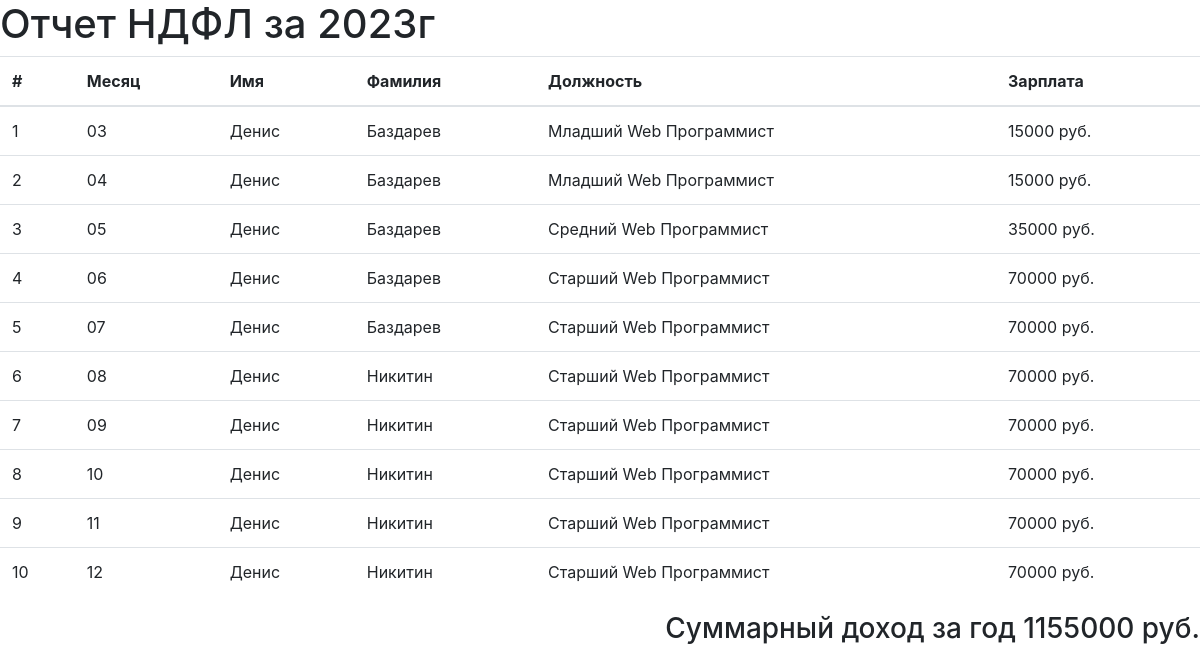
The app's page /NDFL_report.php?Id=9 with its own data.
### tables this page shows
CREATE TABLE `log` (
  `id` int UNSIGNED NOT NULL,
  `msg` varchar(255) NOT NULL,
  `time` timestamp NOT NULL DEFAULT CURRENT_TIMESTAMP,
  `row_id` int NOT NULL,
  `FirstName` varchar(255) NOT NULL,
  `LastName` varchar(255) NOT NULL,
  `Job` varchar(50) NOT NULL,
  `Salary` int NOT NULL
);

### NDFL_report.php (the view, shortened to what this page needs)
<!doctype html>
<html lang="ru">
<head>
</head>
<body>
<!doctype html>
<html lang="ru">
<head>
    <link rel="stylesheet" href="https://cdn.jsdelivr.net/npm/bootstrap@4.3.1/dist/css/bootstrap.min.css">
</head>
<body>
<?php
$pdo = DataBase::DB();
$stmt = $pdo->prepare('SELECT * FROM log WHERE (time BETWEEN "2023-01-01 00:00:00" AND "2023-12-31 11:59:59") AND row_id = :Id ORDER BY time');
$stmt->execute(array('Id' => $_GET['Id']));
$sum = $pdo->prepare('SELECT row_id, SUM(Salary)  AS person_sum FROM `log` WHERE row_id = :Id GROUP BY row_id');
$sum->execute(array('Id' => $_GET['Id']));
$count = 0;
$arrayPrepare = $stmt->fetchAll(PDO::FETCH_UNIQUE);
$SalaryAll = $sum->fetchAll(PDO::FETCH_UNIQUE);
?>
<table class="table">
    <thead>
    <tr>
        <th scope="col">#</th>
        <th scope="col">Месяц</th>
        <th scope="col">Имя</th>
        <th scope="col">Фамилия</th>
        <th scope="col">Должность</th>
        <th scope="col">Зарплата</th>
    </tr>
    </thead>
    <tr class="container col-md">
        <h1>Отчет НДФЛ за 2023г</h1>
    </tr>
    <?php foreach($arrayPrepare as $obj)
    {
        $month = date('m', strtotime($obj['time']));
        ?>
        <tr>
            <td><?php echo ++$count?></td>
            <td><?php echo $month?></td>
            <td><?php echo $obj['FirstName']?></td>
            <td><?php echo $obj['LastName']?></td>
            <td><?php echo $obj['Job']?></td>
            <td><?php echo $obj['Salary']?> руб. </td>
        </tr>
        <?php
    }
    ?>
</table>
<h3 style="text-align: right">Суммарный доход за год
    <?php foreach($SalaryAll as $obj)
    {
        echo $obj['person_sum'] . ' руб.';
    }
    ?>
</h3>
</body>
</html>
</body>
</html>

### records on screen
log: time "03", FirstName "Денис", LastName "Баздарев", Job "Младший Web Программист", Salary "15000"
log: time "04", FirstName "Денис", LastName "Баздарев", Job "Младший Web Программист", Salary "15000"
log: time "05", FirstName "Денис", LastName "Баздарев", Job "Средний Web Программист", Salary "35000"
log: time "06", FirstName "Денис", LastName "Баздарев", Job "Старший Web Программист", Salary "70000"
log: time "07", FirstName "Денис", LastName "Баздарев", Job "Старший Web Программист", Salary "70000"
log: time "08", FirstName "Денис", LastName "Никитин", Job "Старший Web Программист", Salary "70000"
log: time "09", FirstName "Денис", LastName "Никитин", Job "Старший Web Программист", Salary "70000"
log: time "10", FirstName "Денис", LastName "Никитин", Job "Старший Web Программист", Salary "70000"
log: time "11", FirstName "Денис", LastName "Никитин", Job "Старший Web Программист", Salary "70000"
log: time "12", FirstName "Денис", LastName "Никитин", Job "Старший Web Программист", Salary "70000"

### other values on screen
$obj['person_sum'] "1155000"
